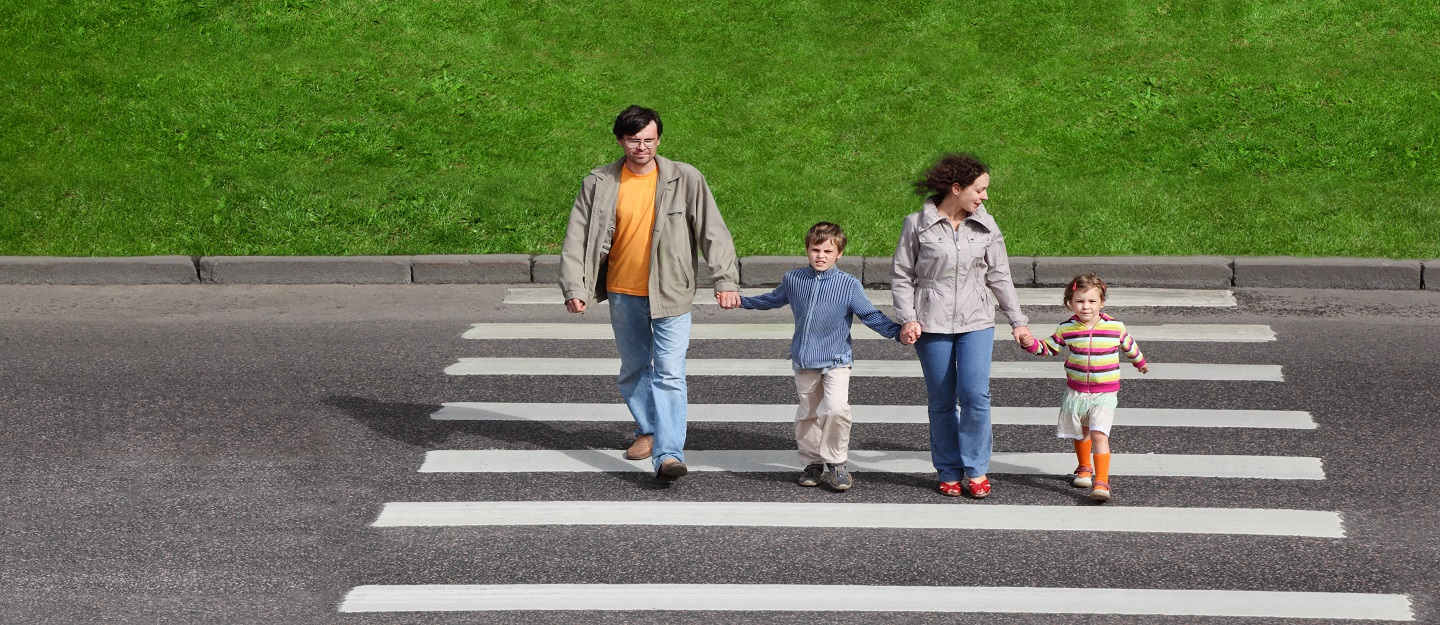
#> input picture test/test1.jpg, 1440 x 625 px, given as the content of the folder C:/Users/Sandeep Saurav/HOG_Project/datasets/positive, which was not available
$ python train_new.py
#> lines starting #> are read from the running program, lines starting #| are printed output that depends on the picture
import sys
sys.path.append("C:/Users/Sandeep Saurav/HOG_Project")
from hog_amsip import *
from skimage.transform import pyramid_gaussian
from skimage.io import imread
from sklearn.preprocessing import LabelEncoder
from sklearn.svm import LinearSVC
from sklearn.metrics import classification_report
from sklearn.model_selection import train_test_split
from skimage import color
from imutils.object_detection import non_max_suppression
import imutils, argparse, cv2, os, glob, joblib
import numpy as np
from PIL import Image
from numpy import *


# define parameters of HOG feature extraction
orientations = 9
pixels_per_cell = (8, 8)
cells_per_block = (2, 2)

# define path to images:

pos_im_path = r"C:/Users/Sandeep Saurav/HOG_Project/datasets/positive" # This is the path of our positive input dataset
# define the same for negatives
neg_im_path= r"C:/Users/Sandeep Saurav/HOG_Project/datasets/negative"

# read the image files:
pos_im_listing = os.listdir(pos_im_path) # it will read all the files in the positive image path (so all the required images)
neg_im_listing = os.listdir(neg_im_path)
num_pos_samples = size(pos_im_listing) # simply states the total no. of images
num_neg_samples = size(neg_im_listing)
print(num_pos_samples) # prints the number value of the no.of samples in positive dataset
print(num_neg_samples)
data= []
labels = []

# compute HOG features and label them:

for file in pos_im_listing: #this loop enables reading the files in the pos_im_listing variable one by one
    img = Image.open(pos_im_path + '\\' + file) # open the file
#> img is the input picture: PIL image 1440x625 RGB; mean R, G, B 108.3, 120.5, 86
    #img = img.resize((64,128))
    gray = img.convert('L') # convert the image into single channel i.e. RGB to grayscale
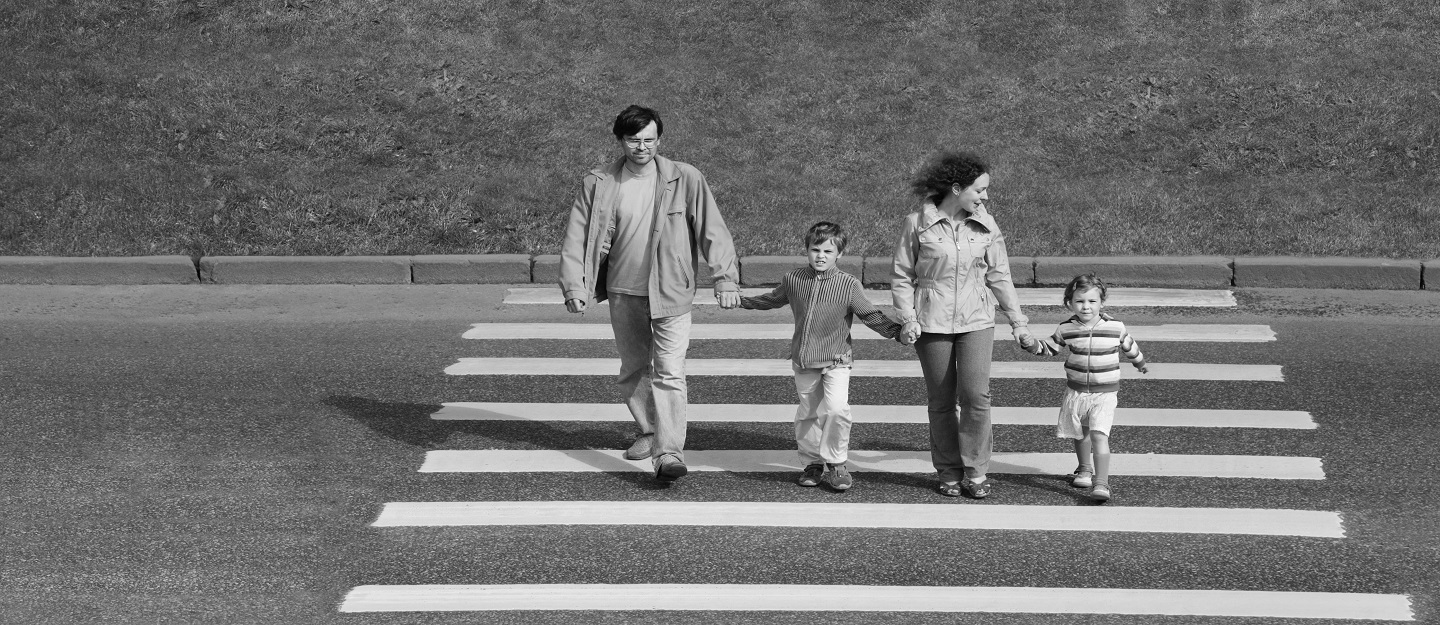
#> gray: PIL image 1440x625 L; min 1, max 254, mean 112.9
    # calculate HOG for positive features
#> (the run stopped early here; a loop or call above may not have finished)

$ run again, on test/test2.jpg
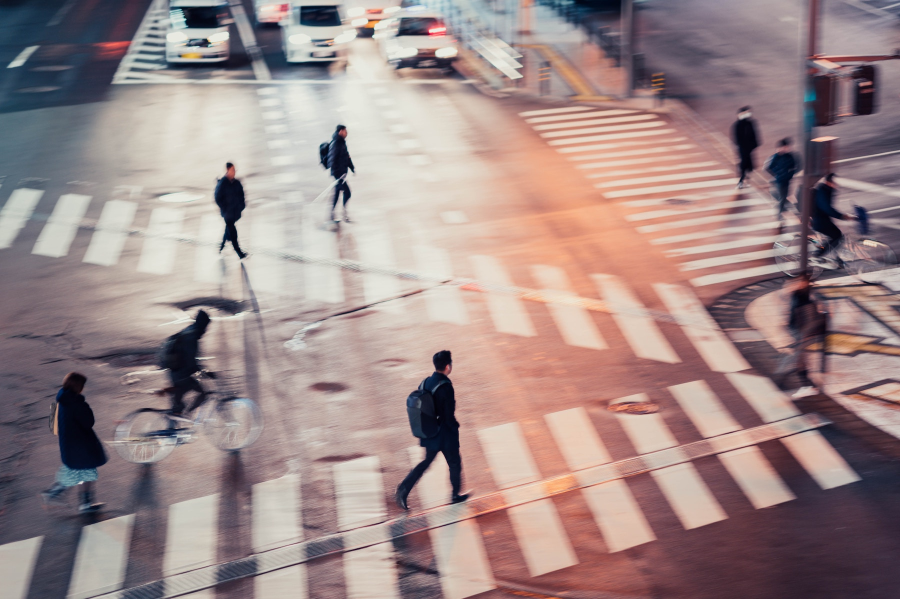
#> input picture test/test2.jpg, 1800 x 1198 px, given as the content of the folder C:/Users/Sandeep Saurav/HOG_Project/datasets/positive, which was not available (shown at 1/2 size)
#> img is the input picture: PIL image 1800x1198 RGB; mean R, G, B 157.9, 137.9, 137
#> `gray = img.convert('L')`:
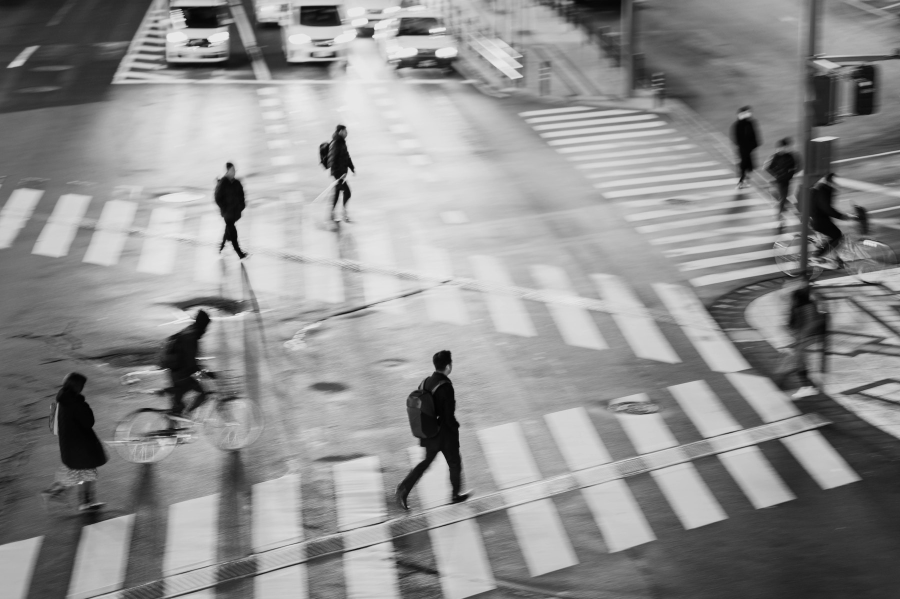
#> gray: PIL image 1800x1198 L (shown at 1/2 size); min 1, max 240, mean 143.8

$ run again, on test/test_1.jpg
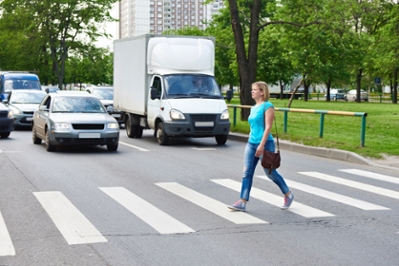
#> input picture test/test_1.jpg, 399 x 266 px, given as the content of the folder C:/Users/Sandeep Saurav/HOG_Project/datasets/positive, which was not available
#> img is the input picture: PIL image 399x266 RGB; mean R, G, B 143.6, 153.2, 138.8
#> `gray = img.convert('L')`:
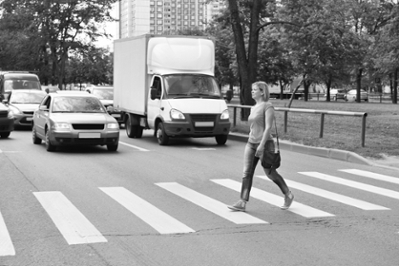
#> gray: PIL image 399x266 L; min 0, max 255, mean 148.7
